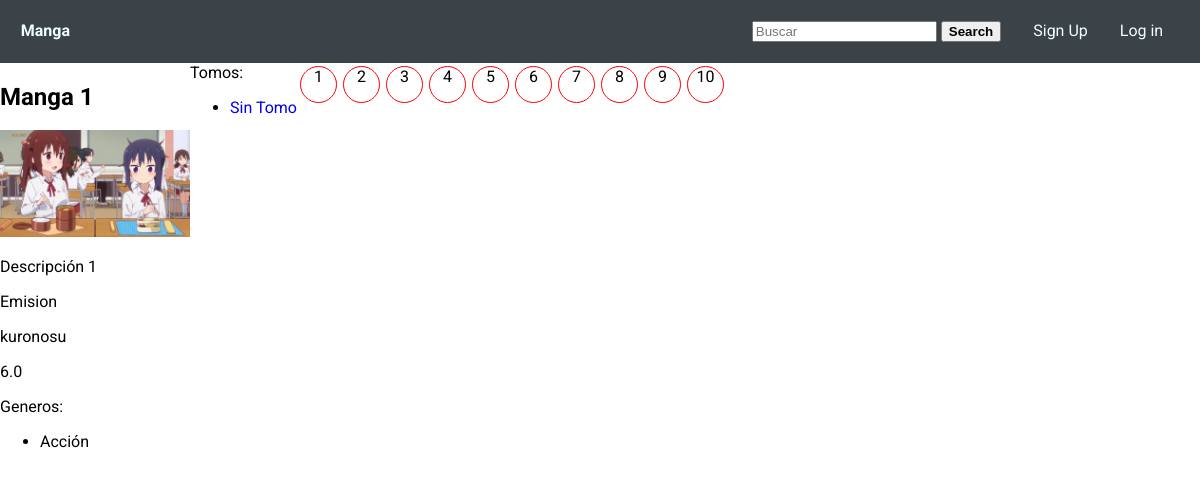
/manga/manga-1/, run on the app's committed database.
### manageManga/models.py (models this page shows, shortened)
class Manga(models.Model):
    author = models.ForeignKey(
        settings.AUTH_USER_MODEL,
        verbose_name=_('Author'),
        on_delete=models.CASCADE
        )
    title = models.CharField(max_length=100, verbose_name=_('Title'), unique=True)
    description = models.TextField(
        max_length=1000,
        verbose_name=_('Description'),
        validators=[MinLengthValidator(10)]
        )
    published_date_in_page = models.DateField(
        auto_now_add=True,
        auto_now=False,
        verbose_name=_('Published Date')
        )
    state = models.ForeignKey(State, verbose_name=_('State'), on_delete=models.CASCADE)
    slug = models.SlugField(
        max_length=100,
        default=defaultfilters.slugify(title),
        unique=True,
        verbose_name=_('Slug'),
        )
    genres = models.ManyToManyField(Genre, verbose_name=_('Genres'))
    verify = models.BooleanField(default=False, verbose_name=_('Verify'))
    puntaje = models.FloatField(
        verbose_name=_('Puntaje'),
        validators=[MinValueValidator(0), MaxValueValidator(10)],
        default=0
        )
    image = models.ImageField(upload_to='manga/portadas')
    class Meta:
        ordering = ["-puntaje"]
        verbose_name = 'Manga'
        verbose_name_plural = 'Mangas'

class State(models.Model):
    STATE_CHOICES = (
        (1, 'Emision'),
        (2, 'Finalizado'),
        (3, 'Pausado'),
        (4, 'Cancelado'),
    )
    state = models.IntegerField(
        choices=STATE_CHOICES,
        unique=True,
        validators=[MinValueValidator(1), MaxValueValidator(4)]
        )
    name = models.CharField(max_length=10, default='DEFAULT')
    def __str__(self):
        return self.name

class Genre(models.Model):
    GENRE_CHOICES = (
        (1, 'Acción',),
        (2, 'Apocalíptico',),
        (3, 'Artes Marciales',),
        (4, 'Aventura',),
        (5, 'Ciencia Ficción',),
        (6, 'Comedia',),
        (7, 'Cyberpunk',),
        (8, 'Demonios',),
        (9, 'Deportes',),
        (10, 'Drama',),
        (11, 'Ecchi',),
        (12, 'Fantasía',),
        (13, 'Gender Bender',),
        (14, 'Gore',),
        (15, 'Harem',),
        (16, 'Histórico',),
        (17, 'Horror',),
        (18, 'Magia',),
        (19, 'Mecha',),
        (20, 'Militar',),
        (21, 'Misterio',),
        (22, 'Musical',),
        (23, 'Parodia',),
        (24, 'Policial',),
        (25, 'Psicológico',),
        (26, 'Realidad Virtual',),
        (27, 'Recuentos de la vida',),
        (28, 'Reencarnación',),
        (29, 'Romance',),
        (30, 'Samurai',),
        (31, 'Sobrenatural',),
        (32, 'Super Poderes',),
        (33, 'Supervivencia',),
        (34, 'Suspense',),
        (35, 'Tragedia',),
        (36, 'Vampiros',),
        (37, 'Vida Escolar',),
        (38, 'Yaoi',),
        (39, 'Yuri',),
    )
    genre = models.IntegerField(
        choices=GENRE_CHOICES,
        unique=True,
        validators=[MinValueValidator(1), MaxValueValidator(39)]
        )
    name = models.CharField(max_length=20, default='DEFAULT')
    def __str__(self):
        return self.name

class Tomo(models.Model):
    number = models.IntegerField(
        verbose_name=_('Numero del Tomo'),
        validators=[MinValueValidator(-1)]
        )
    manga = models.ForeignKey(Manga, verbose_name=_('Manga'), on_delete=models.CASCADE)
    author = models.ForeignKey(settings.AUTH_USER_MODEL, verbose_name=_('Author'), on_delete=models.CASCADE)
    class Meta:
        ordering = ["number"]
        verbose_name_plural = _('Tomos')
        verbose_name = _('Tomo')

### manageManga/views.py (the view)
class MangaDetailView(DetailView):
    model = Manga
    slug_url_kwarg = 'slug'
    query_pk_and_slug = True
    template_name = 'manageManga/manga_detail.html'
    def dispatch(self, request, *args, **kwargs):
        manga = self.get_object()
        user_access = ((manga.author.id == self.request.user.id) or self.request.user.is_staff)
        if not (manga.verify or user_access):
            return HttpResponse('Este manga aun no se verifica.')
        return super(MangaDetailView, self).dispatch(request, *args, **kwargs)
    def get_context_data(self, **kwargs):
        context = super(MangaDetailView, self).get_context_data(**kwargs)
        if 'form_vote_files' not in context:
            context['form_vote_files'] = list(range(1, 11))
        if 'tomos' not in context:
            tomos = filter_obj_model(Tomo, manga=self.object)
            context['tomos'] = tomos
        if 'vote_form' not in context:
            try:
                vote_object = get_object_or_404(Voto ,manga=self.object,author=self.request.user)
                context['vote_form'] = VoteMangaForm(dict(vote_value=vote_object.vote_value))
            except:
                context['vote_form'] = VoteMangaForm()
        if 'frontend_permission' not in context:
            context['frontend_permission'] = frontend_permission(self)
        puntaje = str(round(context['manga'].puntaje, 2)).replace(',', '.')
        context['manga'].puntaje = puntaje
        return context

### manageManga/forms.py
class VoteMangaForm(forms.ModelForm):
    class Meta:
        model = Voto
        fields = ['vote_value']

### manageManga/funct.py (called while the page is built)
def frontend_permission(obj):
    return obj.object.author.id == obj.request.user.id or obj.request.user.is_staff

def filter_obj_model(model, **query_kwargs):
    return model.objects.filter(**query_kwargs)

### templates/manageManga/manga_detail.html (shortened to what this page needs)
{% extends "base.html" %}
{% load static %}
{% block static_files %}
<link rel="stylesheet" href="{% static 'css/manga_detail.css' %}">
{% endblock static_files %}
{% block content %}
<div>
  <h1>{{ manga.title }}</h1>
  <img src="{{ manga.image.url }}" alt="" style="max-width: 190px;max-height: 260px;">
  <p>{{manga.description}}</p>
  <p>{{ manga.state }}</p>
  <p>{{ manga.author }}</p>
  {% if manga.puntaje == 0 %}
  <p id="puntaje">Sin votos</p>
  {% else %}
  <p id='puntaje'>{{ manga.puntaje }}</p>
  {% endif %}
  <span>Generos: </span><ul>
    {% for i in manga.genres.all %}
    <li>{{ i }}</li>
    {% endfor %}
  </ul>
</div>
<div>
  <span>Tomos: </span><ul id="tomos">
    {% for tomo in tomos %}
    {% if tomo.number == -1 %}
    <li><a href="{% url 'manageManga:tomo_detail' manga_slug=manga.slug tomo_number=tomo.number %}">Sin Tomo</a></li>
    {% else %}
    <li><a href="{% url 'manageManga:tomo_detail' manga_slug=manga.slug tomo_number=tomo.number %}">{{tomo.number}}</a></li>
    {% endif %}
    {% endfor %}
  </ul>
</div>
<div id="votes" action-url="{% url 'manageManga:vote_manga' manga_slug=manga.slug %}">
  {% for i in form_vote_files %}
  {% if i == vote_form.vote_value.value %}
  <div id="vote_{{i}}" class="vote_selected vote">
    <span>{{i}}</span>
  </div>
  {% else %}
  <div id="vote_{{i}}" class="vote">
    <span>{{i}}</span>
  </div>
  {% endif %}
  {% endfor %}
</div>
{% endblock content %}

### static/css/app.css (style rules this page uses)
body { font-family: 'Roboto', sans-serif; padding: 0; margin: 0; }
a { text-decoration: none; }

### static/css/manga_detail.css (style rules this page uses)
#votes { display: flex; justify-content: left; align-content: center; flex-direction: row; }
.vote { border: solid red 1px; height: 35px; width: 35px; text-align: center; border-radius: 100%; margin: 3px; }

### data on the page
Manga: title "Manga 1", image (picture), description "Descripción 1", state "Emision", author "kuronosu", puntaje "6.0"
Genre: name "Acción"
Tomo: number "Sin Tomo"

### other printed values
{{ i }} "1" "2" "3" "4" "5" "6" "7" "8" "9" "10"
